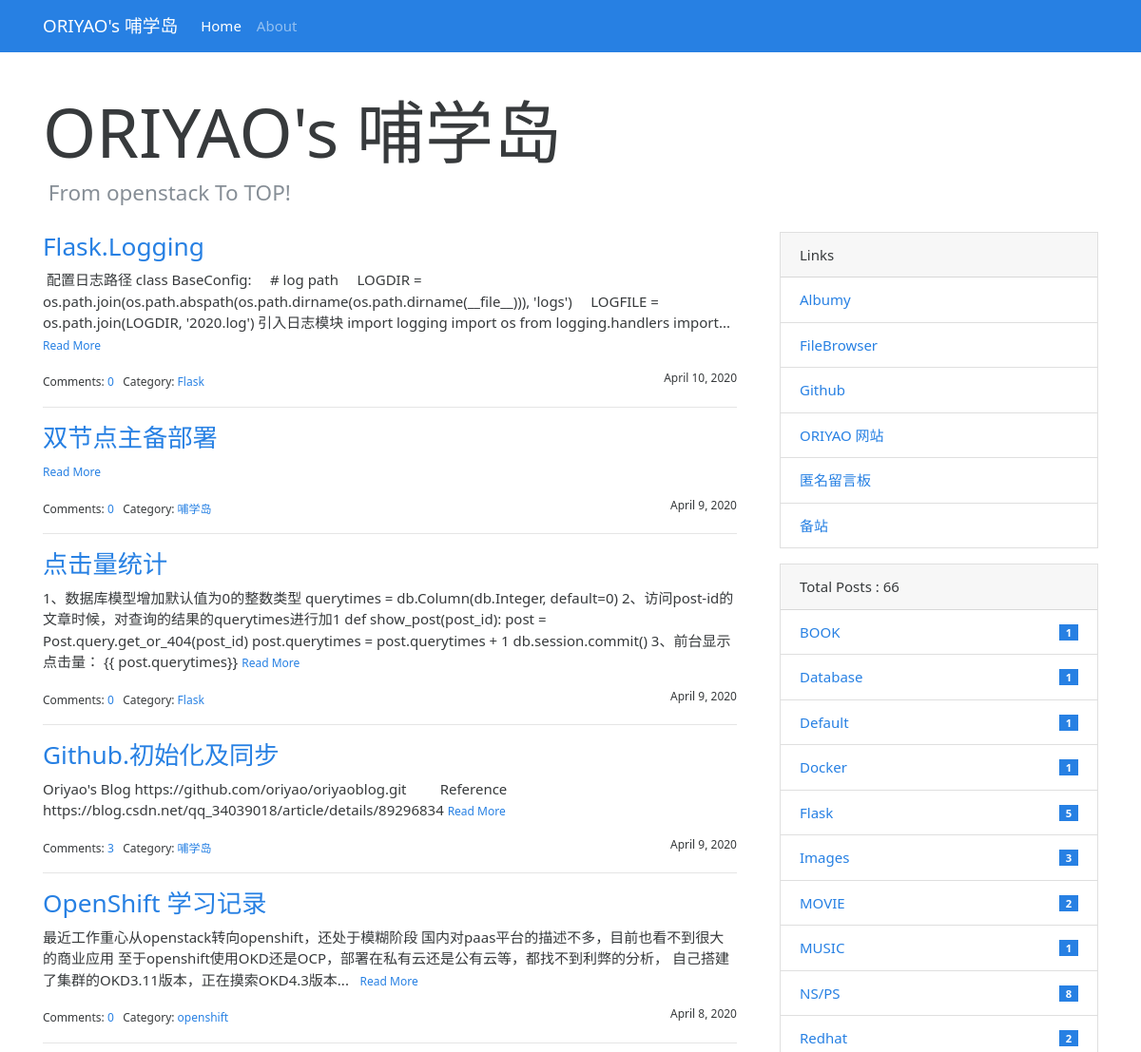
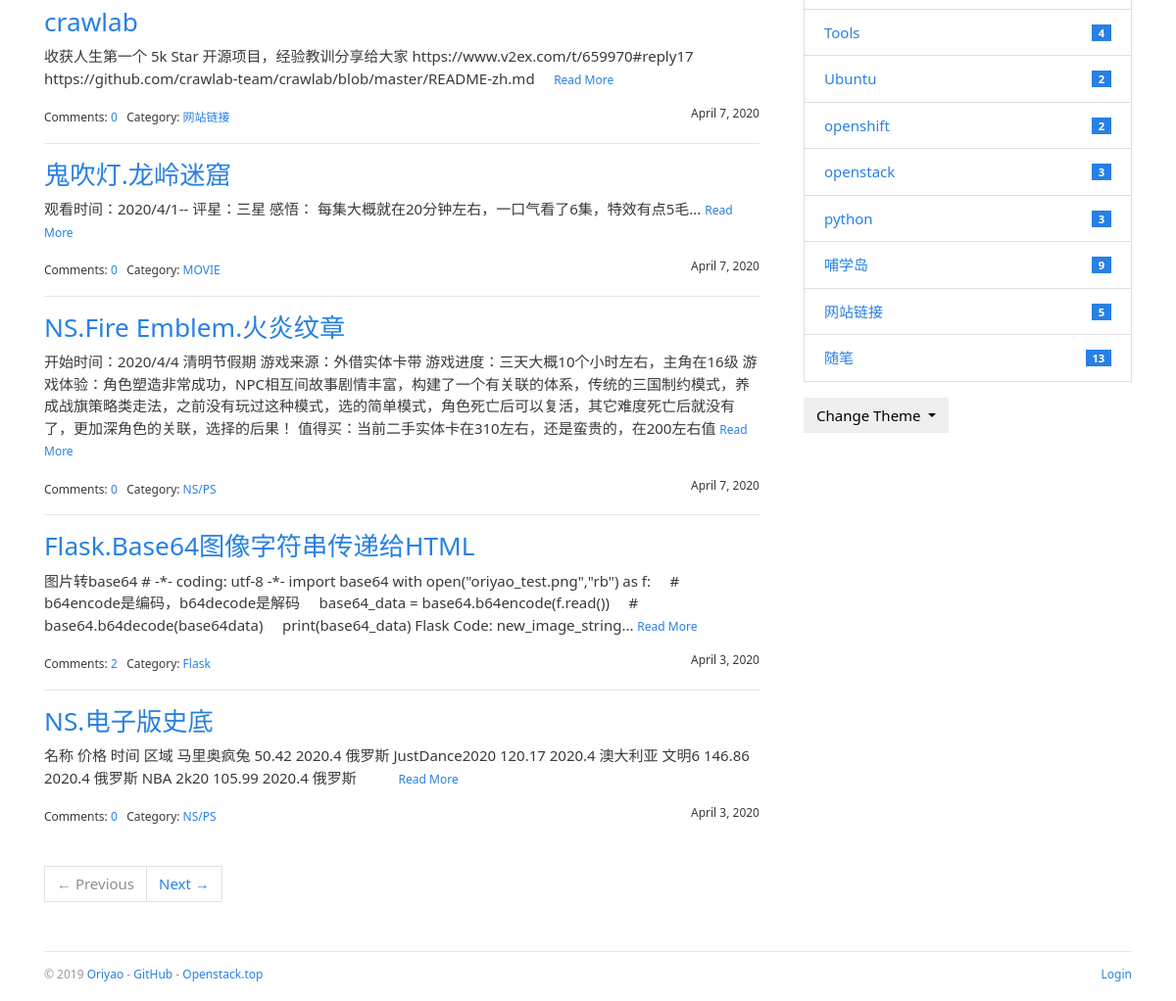
Before: / with the older database file (2 pictures, top to bottom).
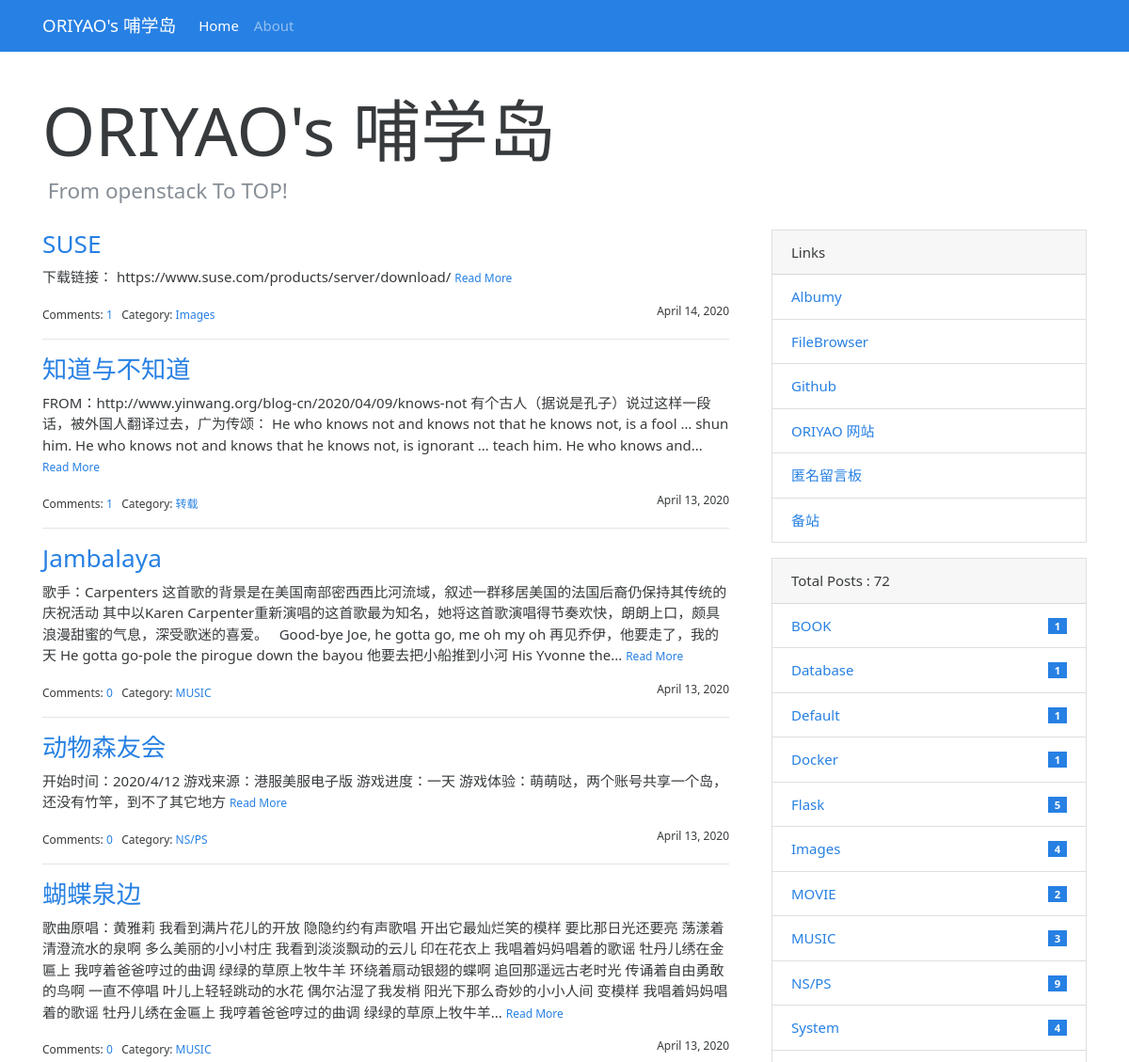
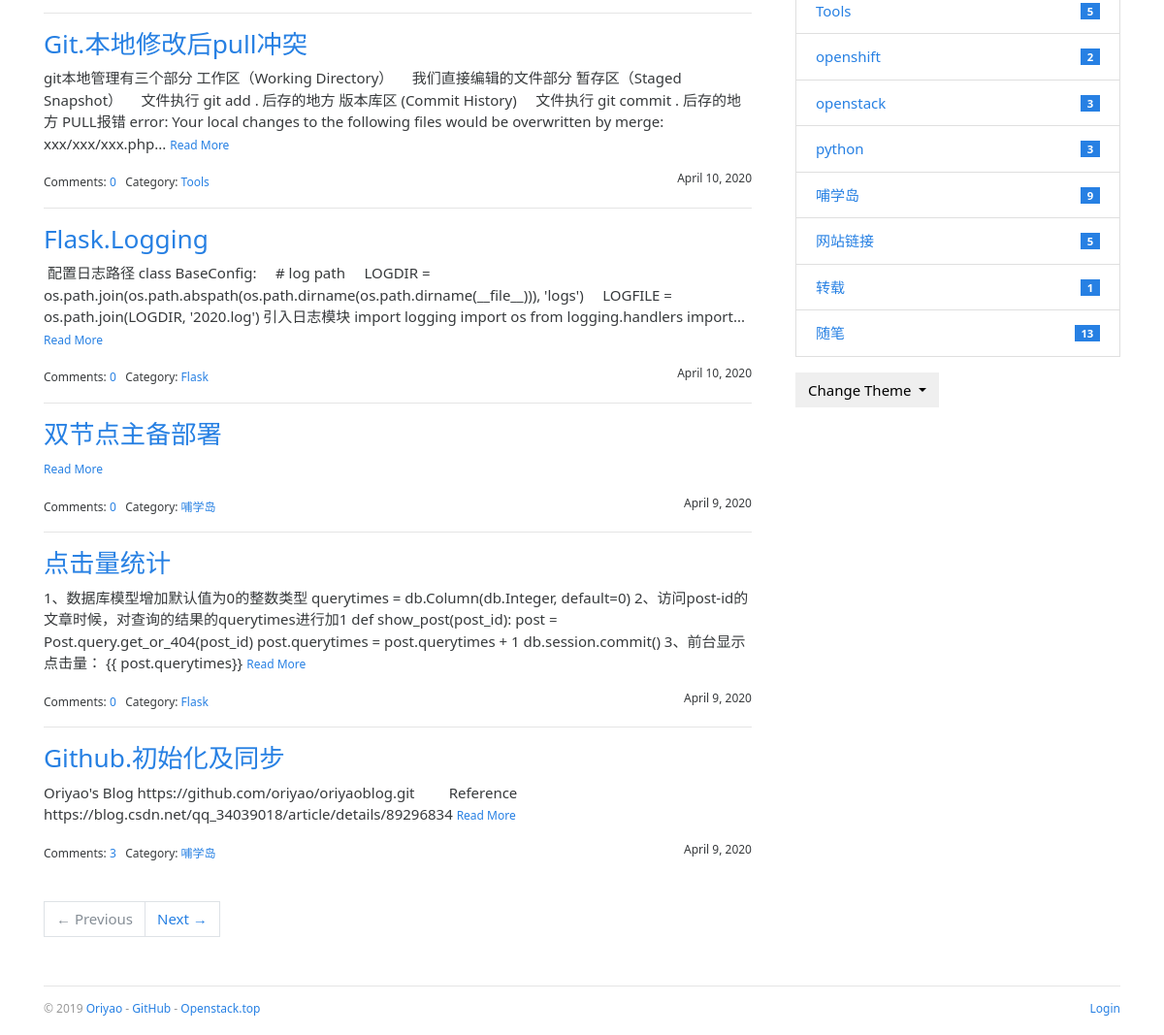
After: the same page with the newer database file (2 pictures, top to bottom).
### bluelog/models.py (models this page shows, shortened)
class Post(db.Model):
    id = db.Column(db.Integer, primary_key=True)
    title = db.Column(db.String(60))
    body = db.Column(db.Text)
    timestamp = db.Column(db.DateTime, default=datetime.utcnow, index=True)
    can_comment = db.Column(db.Boolean, default=True)
    category_id = db.Column(db.Integer, db.ForeignKey('category.id'))
    category = db.relationship('Category', back_populates='posts')
    comments = db.relationship('Comment', back_populates='post', cascade='all, delete-orphan')

class Category(db.Model):
    id = db.Column(db.Integer, primary_key=True)
    name = db.Column(db.String(30), unique=True)
    posts = db.relationship('Post', back_populates='category')

class Link(db.Model):
    id = db.Column(db.Integer, primary_key=True)
    name = db.Column(db.String(30))
    url = db.Column(db.String(255))

### bluelog/blueprints/blog.py (the view)
@blog_bp.route('/')
def index():
    page = request.args.get('page', 1, type=int)
    per_page = current_app.config['BLUELOG_POST_PER_PAGE']
    pagination = Post.query.order_by(Post.timestamp.desc()).paginate(page, per_page=per_page)
    posts = pagination.items
    totalposts=len(Post.query.all())
    return render_template('blog/index.html', pagination=pagination, posts=posts,totalposts=totalposts)

### bluelog/__init__.py (called while the page is built)
def register_template_context(app):
    @app.context_processor
    def make_template_context():
        admin = Admin.query.first()
        categories = Category.query.order_by(Category.name).all()
        links = Link.query.order_by(Link.name).all()
        if current_user.is_authenticated:
            unread_comments = Comment.query.filter_by(reviewed=False).count()
        else:
            unread_comments = None
        return dict(
            admin=admin, categories=categories,
            links=links, unread_comments=unread_comments)

def register_request_handlers(app):
    @app.after_request
    def query_profiler(response):
        for q in get_debug_queries():
            if q.duration >= app.config['BLUELOG_SLOW_QUERY_THRESHOLD']:
                app.logger.warning(
                    'Slow query: Duration: %fs\n Context: %s\nQuery: %s\n '
                    % (q.duration, q.context, q.statement)
                )
        return response

### bluelog/templates/blog/index.html (shortened to what this page needs)
{% extends 'base.html' %}
{% from 'bootstrap/pagination.html' import render_pager %}
{% block content %}
    <div class="page-header">
        <h1 class="display-3">{{ admin.blog_title|default('Blog Title') }}</h1>
        <h4 class="text-muted">&nbsp;{{ admin.blog_sub_title|default('Blog Subtitle') }}</h4>
    </div>
    <div class="row">
        <div class="col-sm-8">
            {% include 'blog/_posts.html' %}
            {% if posts %}
                <div class="page-footer">{{ render_pager(pagination) }}</div>
            {% endif %}
        </div>
        <div class="col-sm-4 sidebar">
            {% include 'blog/_sidebar.html' %}
        </div>
    </div>
{% endblock %}

### bluelog/templates/blog/_posts.html (shortened to what this page needs)
{% if posts %}
    {% for post in posts %}
        <h3 class="text-primary"><a href="{{ url_for('.show_post', post_id=post.id) }}">{{ post.title }}</a></h3>
        <p>
            {{ post.body|striptags|truncate }}
            <small><a href="{{ url_for('.show_post', post_id=post.id) }}">Read More</a></small>
        </p>
        <small>
            Comments: <a href="{{ url_for('.show_post', post_id=post.id) }}#comments">{{ post.comments|length }}</a>&nbsp;&nbsp;
            Category: <a
                href="{{ url_for('.show_category', category_id=post.category.id) }}">{{ post.category.name }}</a>
            <span class="float-right">{{ moment(post.timestamp).format('LL') }}</span>
        </small>
        {% if not loop.last %}
            <hr>
        {% endif %}
    {% endfor %}
{% endif %}

### bluelog/templates/blog/_sidebar.html (shortened to what this page needs)
{% if links %}
    <div class="card mb-3">
        <div class="card-header">Links</div>
        <ul class="list-group list-group-flush">
            {% for link in links %}
                <li class="list-group-item  list-group-item-action d-flex justify-content-between align-items-center">
                    <a href="{{ link.url }}" target="_blank">{{ link.name }}</a>
                </li>
            {% endfor %}
        </ul>
    </div>
{% endif %}
{% if categories %}
    <div class="card mb-3">
        <div class="card-header"> Total Posts :  {{ totalposts }}</div>
        <ul class="list-group list-group-flush">
            {% for category in categories %}
                <li class="list-group-item  list-group-item-action d-flex justify-content-between align-items-center">
                    <a href="{{ url_for('blog.show_category', category_id=category.id) }}">
                        {{ category.name }}
                    </a>
                    <span class="badge badge-primary badge-pill"> {{ category.posts|length }}</span>
                </li>
            {% endfor %}
        </ul>
    </div>
{% endif %}
<div class="dropdown">
    <button class="btn btn-default dropdown-toggle" type="button" id="dropdownMenuButton"
            data-toggle="dropdown" aria-haspopup="true" aria-expanded="false">
        Change Theme
    </button>
</div>

Changed rows visible on the page:
no longer on this page (row unchanged): Post: title "OpenShift 学习记录", body "最近工作重心从openstack转向openshift，还处于模糊阶段 国内对paas平台的描述不多，目前也看不到很大的商业应用 至于openshift使用OKD还是OCP，部署在私有云还是公有云等，都找不到利弊的分析， 自己搭建了集群的OKD3.11版本，正在摸索OKD4.3版本...", comments|length "0", category.name "openshift", timestamp "April 8, 2020"
no longer on this page (row unchanged): Post: title "crawlab", body "收获人生第一个 5k Star 开源项目，经验教训分享给大家 https://www.v2ex.com/t/659970#reply17 https://github.com/crawlab-team/crawlab/blob/master/README-zh.md", comments|length "0", category.name "网站链接", timestamp "April 7, 2020"
no longer on this page (row unchanged): Post: title "鬼吹灯.龙岭迷窟", body "观看时间：2020/4/1-- 评星：三星 感悟： 每集大概就在20分钟左右，一口气看了6集，特效有点5毛...", comments|length "0", category.name "MOVIE", timestamp "April 7, 2020"
no longer on this page (row unchanged): Post: title "NS.Fire Emblem.火炎纹章", body "开始时间：2020/4/4 清明节假期 游戏来源：外借实体卡带 游戏进度：三天大概10个小时左右，主角在16级 游戏体验：角色塑造非常成功，NPC相互间故事剧情丰富，构建了一个有关联的体系，传统的三国制约模式，养成战旗策略类走法，之前没有玩过这种模式，选的简单模式，角色死亡后可以复活，其它难度死亡后就没有了，更加深角色的关联，选择的后果！ 值得买：当前二手实体卡在310左右，还是蛮贵的，在200左右值", comments|length "0", category.name "NS/PS", timestamp "April 7, 2020"
no longer on this page (row unchanged): Post: title "Flask.Base64图像字符串传递给HTML", body "图片转base64 # -*- coding: utf-8 -*- import base64 with open(\"oriyao_test.png\",\"rb\") as f: # b64encode是编码，b64decode是解码 base64_data = base64.b64encode(f.read()) # base64.b64decode(base64data) print(base64_data) Flask Code: new_image_string...", comments|length "2", category.name "Flask", timestamp "April 3, 2020"
no longer on this page (row unchanged): Post: title "NS.电子版史底", body "名称 价格 时间 区域 马里奥疯兔 50.42 2020.4 俄罗斯 JustDance2020 120.17 2020.4 澳大利亚 文明6 146.86 2020.4 俄罗斯 NBA 2k20 105.99 2020.4 俄罗斯", comments|length "0", category.name "NS/PS", timestamp "April 3, 2020"
removed Category: name "Redhat", posts|length "2"
removed Category: name "Ubuntu", posts|length "2"
added Post: title "SUSE", body "下载链接： https://www.suse.com/products/server/download/", comments|length "1", category.name "Images", timestamp "April 14, 2020"
added Post: title "知道与不知道", body "FROM：http://www.yinwang.org/blog-cn/2020/04/09/knows-not 有个古人（据说是孔子）说过这样一段话，被外国人翻译过去，广为传颂： He who knows not and knows not that he knows not, is a fool … shun him. He who knows not and knows that he knows not, is ignorant … teach him. He who knows and...", comments|length "1", category.name "转载", timestamp "April 13, 2020"
added Post: title "Jambalaya", body "歌手：Carpenters 这首歌的背景是在美国南部密西西比河流域，叙述一群移居美国的法国后裔仍保持其传统的庆祝活动 其中以Karen Carpenter重新演唱的这首歌最为知名，她将这首歌演唱得节奏欢快，朗朗上口，颇具浪漫甜蜜的气息，深受歌迷的喜爱。 Good-bye Joe, he gotta go, me oh my oh 再见乔伊，他要走了，我的天 He gotta go-pole the pirogue down the bayou 他要去把小船推到小河 His Yvonne the...", comments|length "0", category.name "MUSIC", timestamp "April 13, 2020"
added Post: title "动物森友会", body "开始时间：2020/4/12 游戏来源：港服美服电子版 游戏进度：一天 游戏体验：萌萌哒，两个账号共享一个岛，还没有竹竿，到不了其它地方", comments|length "0", category.name "NS/PS", timestamp "April 13, 2020"
added Post: title "蝴蝶泉边", body "歌曲原唱：黄雅莉 我看到满片花儿的开放 隐隐约约有声歌唱 开出它最灿烂笑的模样 要比那日光还要亮 荡漾着清澄流水的泉啊 多么美丽的小小村庄 我看到淡淡飘动的云儿 印在花衣上 我唱着妈妈唱着的歌谣 牡丹儿绣在金匾上 我哼着爸爸哼过的曲调 绿绿的草原上牧牛羊 环绕着扇动银翅的蝶啊 追回那遥远古老时光 传诵着自由勇敢的鸟啊 一直不停唱 叶儿上轻轻跳动的水花 偶尔沾湿了我发梢 阳光下那么奇妙的小小人间 变模样 我唱着妈妈唱着的歌谣 牡丹儿绣在金匾上 我哼着爸爸哼过的曲调 绿绿的草原上牧牛羊...", comments|length "0", category.name "MUSIC", timestamp "April 13, 2020"
added Post: title "Git.本地修改后pull冲突", body "git本地管理有三个部分 工作区（Working Directory） 我们直接编辑的文件部分 暂存区（Staged Snapshot） 文件执行 git add . 后存的地方 版本库区 (Commit History) 文件执行 git commit . 后存的地方 PULL报错 error: Your local changes to the following files would be overwritten by merge: xxx/xxx/xxx.php...", comments|length "0", category.name "Tools", timestamp "April 10, 2020"
computed for Category "Images": posts|length "3" → "4"
computed for Category "MUSIC": posts|length "1" → "3"
computed for Category "NS/PS": posts|length "8" → "9"
added Category: name "System", posts|length "4"
computed for Category "Tools": posts|length "4" → "5"
added Category: name "转载", posts|length "1"
Other visible differences:
{{ totalposts }}: "66" → "72"
